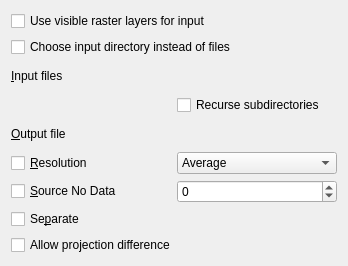
<?xml version="1.0" encoding="UTF-8"?>
<ui version="4.0">
 <class>GdalToolsWidget</class>
 <widget class="QWidget" name="GdalToolsWidget">
  <property name="geometry">
   <rect>
    <x>0</x>
    <y>0</y>
    <width>348</width>
    <height>266</height>
   </rect>
  </property>
  <property name="sizePolicy">
   <sizepolicy hsizetype="Expanding" vsizetype="Preferred">
    <horstretch>0</horstretch>
    <verstretch>0</verstretch>
   </sizepolicy>
  </property>
  <property name="windowTitle">
   <string>Build Virtual Raster (Catalog)</string>
  </property>
  <layout class="QVBoxLayout" name="verticalLayout">
   <item>
    <layout class="QGridLayout" name="gridLayout">
     <property name="sizeConstraint">
      <enum>QLayout::SetNoConstraint</enum>
     </property>
     <item row="0" column="0" colspan="2">
      <widget class="QCheckBox" name="inputSelLayersCheck">
       <property name="text">
        <string>Use visible raster layers for input</string>
       </property>
      </widget>
     </item>
     <item row="1" column="0" colspan="2">
      <widget class="QCheckBox" name="inputDirCheck">
       <property name="text">
        <string>Choose input directory instead of files</string>
       </property>
      </widget>
     </item>
     <item row="2" column="0">
      <widget class="QLabel" name="label">
       <property name="text">
        <string>&amp;Input files</string>
       </property>
       <property name="buddy">
        <cstring>inSelector</cstring>
       </property>
      </widget>
     </item>
     <item row="3" column="1">
      <widget class="QCheckBox" name="recurseCheck">
       <property name="text">
        <string>Recurse subdirectories</string>
       </property>
      </widget>
     </item>
     <item row="4" column="0">
      <widget class="QLabel" name="label_2">
       <property name="text">
        <string>&amp;Output file</string>
       </property>
       <property name="buddy">
        <cstring>outSelector</cstring>
       </property>
      </widget>
     </item>
     <item row="5" column="0">
      <widget class="QCheckBox" name="resolutionCheck">
       <property name="text">
        <string>&amp;Resolution</string>
       </property>
      </widget>
     </item>
     <item row="5" column="1">
      <widget class="QComboBox" name="resolutionComboBox">
       <property name="sizePolicy">
        <sizepolicy hsizetype="Preferred" vsizetype="Fixed">
         <horstretch>0</horstretch>
         <verstretch>0</verstretch>
        </sizepolicy>
       </property>
       <property name="currentIndex">
        <number>1</number>
       </property>
       <item>
        <property name="text">
         <string>Highest</string>
        </property>
       </item>
       <item>
        <property name="text">
         <string>Average</string>
        </property>
       </item>
       <item>
        <property name="text">
         <string>Lowest</string>
        </property>
       </item>
      </widget>
     </item>
     <item row="6" column="0">
      <widget class="QCheckBox" name="srcNoDataCheck">
       <property name="text">
        <string>&amp;Source No Data</string>
       </property>
      </widget>
     </item>
     <item row="6" column="1">
      <widget class="QSpinBox" name="srcNoDataSpin">
       <property name="minimum">
        <number>-100000</number>
       </property>
       <property name="maximum">
        <number>65000</number>
       </property>
      </widget>
     </item>
     <item row="7" column="0">
      <widget class="QCheckBox" name="separateCheck">
       <property name="text">
        <string>Se&amp;parate</string>
       </property>
      </widget>
     </item>
     <item row="2" column="1">
      <widget class="GdalToolsInOutSelector" name="inSelector" native="true"/>
     </item>
     <item row="4" column="1">
      <widget class="GdalToolsInOutSelector" name="outSelector" native="true"/>
     </item>
     <item row="8" column="0" colspan="2">
      <widget class="QCheckBox" name="allowProjDiffCheck">
       <property name="text">
        <string>Allow projection difference</string>
       </property>
      </widget>
     </item>
    </layout>
   </item>
  </layout>
 </widget>
 <customwidgets>
  <customwidget>
   <class>GdalToolsInOutSelector</class>
   <extends>QWidget</extends>
   <header>inOutSelector</header>
   <container>1</container>
  </customwidget>
 </customwidgets>
 <resources/>
 <connections/>
</ui>
